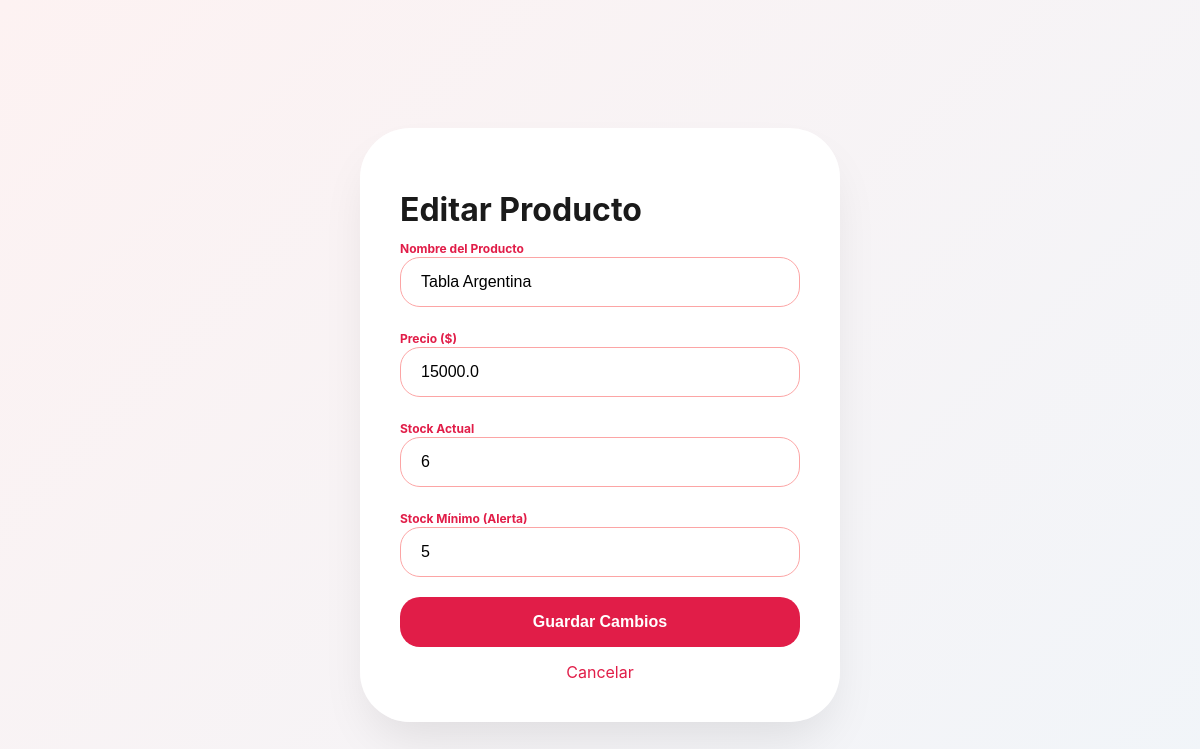
The app's page /editar/6 (signed in) with its own data.
### tables this page shows
CREATE TABLE productos (
            id INTEGER PRIMARY KEY AUTOINCREMENT,
            nombre TEXT NOT NULL,
            stock INTEGER NOT NULL,
            stock_minimo INTEGER NOT NULL,
            precio REAL NOT NULL
        , categoria TEXT DEFAULT 'General');

### main.py (the view, shortened to what this page needs)
@app.route('/editar/<int:id>', methods=['GET', 'POST'])
@login_required
def editar(id):
    conn = conectar()
    producto = conn.execute('SELECT * FROM productos WHERE id = ?', (id,)).fetchone()
    conn.close()
    return render_template('editar.html', p=producto)

### main.py (called while the page is built)
@login_manager.user_loader
def load_user(user_id):
    return User(user_id)

def conectar():
    conn = sqlite3.connect('libreria.db')
    conn.row_factory = sqlite3.Row
    return conn

### templates/editar.html (shortened to what this page needs)
<!DOCTYPE html>
<html lang="es">
<head>
    <link rel="stylesheet" href="{{ url_for('static', filename='css/style.css') }}">
</head>
<body class="auth-body">
    <div class="auth-card" style="height: auto; padding: 40px; margin-top: 50px;">
        <h1 class="auth-title">Editar Producto</h1>
        <form action="/editar/{{ p.id }}" method="POST">
            <div class="auth-input-group">
                <label style="font-size: 12px; font-weight: bold; color: var(--rojo-hada);">Nombre del Producto</label>
                <input type="text" name="nombre" class="auth-input" value="{{ p.nombre }}" required>
            </div>
            <div class="auth-input-group">
                <label style="font-size: 12px; font-weight: bold; color: var(--rojo-hada);">Precio ($)</label>
                <input type="number" step="0.01" name="precio" class="auth-input" value="{{ p.precio }}" required>
            </div>
            <div class="auth-input-group">
                <label style="font-size: 12px; font-weight: bold; color: var(--rojo-hada);">Stock Actual</label>
                <input type="number" name="stock" class="auth-input" value="{{ p.stock }}" required>
            </div>
            <div class="auth-input-group">
                <label style="font-size: 12px; font-weight: bold; color: var(--rojo-hada);">Stock Mínimo (Alerta)</label>
                <input type="number" name="stock_minimo" class="auth-input" value="{{ p.stock_minimo }}" required>
            </div>
            <button type="submit" class="auth-btn">Guardar Cambios</button>
            <a href="/" style="display:block; text-align:center; margin-top:15px; color:var(--rojo-hada); text-decoration:none;">Cancelar</a>
        </form>
    </div>
</body>
</html>

### static/css/style.css (style rules this page uses)
:root { --rojo-hada: #e11d48; --rojo-oscuro: #9f1239; --blanco: #ffffff; --gris-fondo: #f1f5f9; --texto: #334155; }
body { background-color: var(--gris-fondo); font-family: 'Inter', sans-serif; margin: 0; color: var(--texto); }
input { padding: 12px; border: 1px solid #e2e8f0; border-radius: 8px; outline: none; }
.auth-body { background: linear-gradient(135deg, #fdf2f2 0%, #f1f5f9 100%); display: flex; justify-content: center; align-items: center; min-height: 100vh; margin: 0; background-attachment: fixed; }
.auth-card { background: rgba(255, 255, 255, 0.95); width: 100%; max-width: 400px; height: 800px; border-radius: 50px; box-shadow: 0 25px 50px -12px rgba(0, 0, 0, 0.1); overflow: hidden; position: relative; display: flex; flex-direction: column; backdrop-filter: blur(10px); }
.auth-title { font-size: 32px; font-weight: 700; color: #1a1a1a; margin-bottom: 8px; }
.auth-input-group { margin-bottom: 20px; }
.auth-input { width: 100%; padding: 15px 20px; border: 1.5px solid #fca5a5; border-radius: 20px; font-size: 16px; box-sizing: border-box; outline: none; transition: all 0.3s; }
.auth-btn { background: var(--rojo-hada); color: white; width: 100%; padding: 16px; border-radius: 20px; border: none; font-size: 16px; font-weight: 600; cursor: pointer; display: flex; justify-content: center; align-items: center; gap: 10px; margin-top: 10px; }

### records on screen
productos: nombre "Tabla Argentina", precio "15000.0", stock "6", stock_minimo "5"
